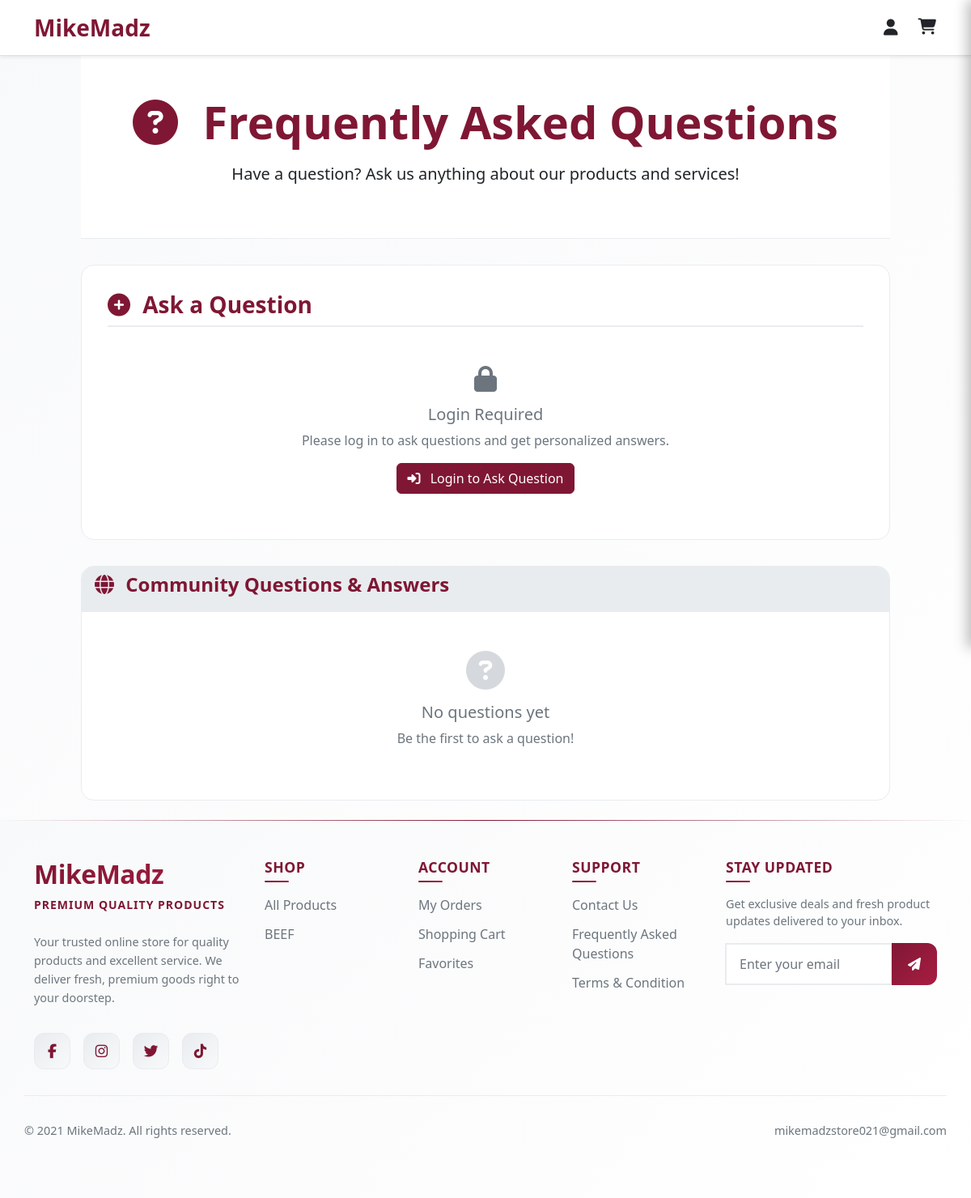
Before: /faq.php with the older database file.
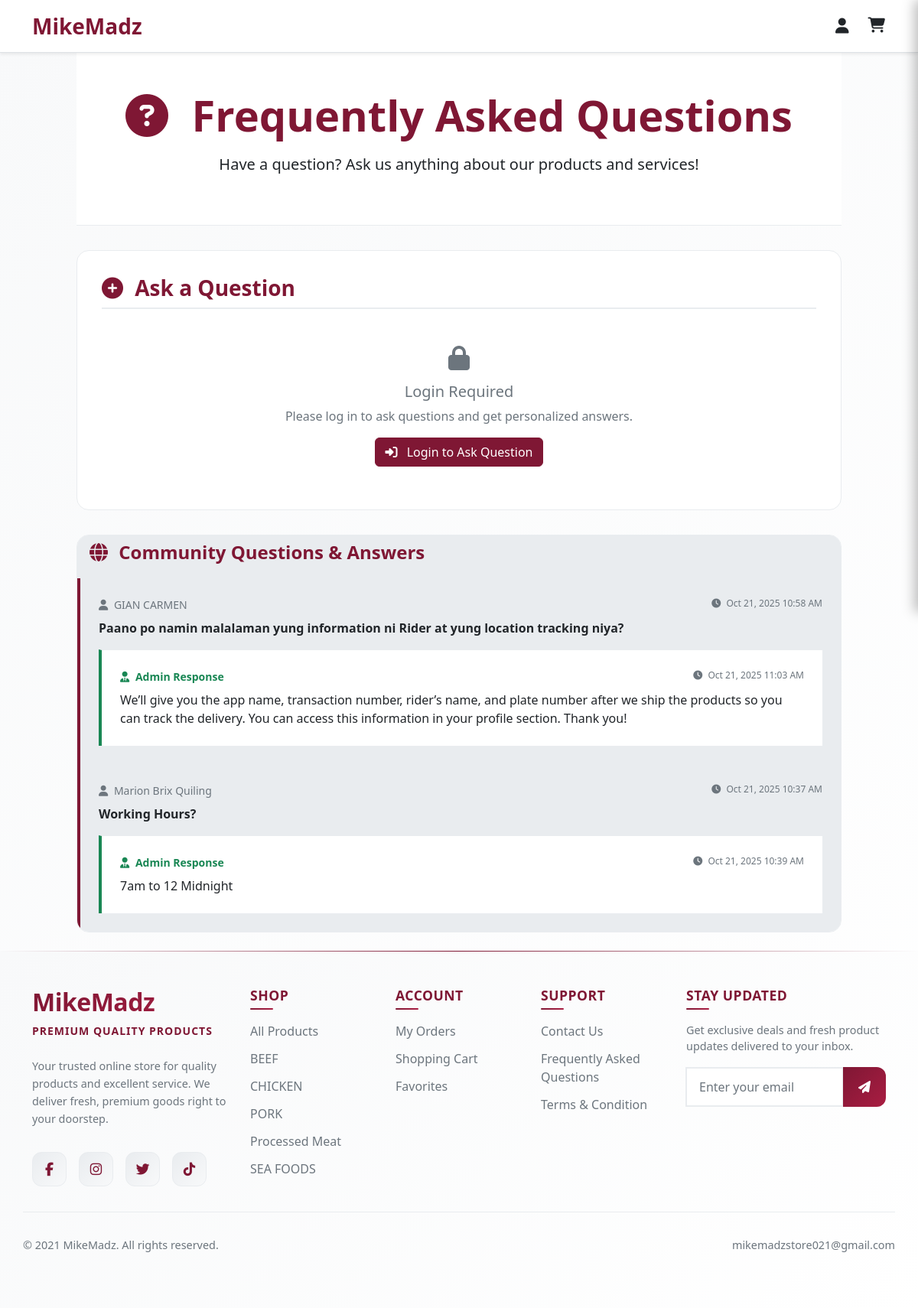
After: the same page with the newer database file.
### tables this page shows
CREATE TABLE `categories` (
  `category_id` int(11) NOT NULL,
  `category_name` varchar(100) NOT NULL,
  `is_archive` tinyint(1) DEFAULT 0
);

CREATE TABLE `faq_questions` (
  `faq_id` int(11) NOT NULL,
  `user_id` int(11) NOT NULL,
  `question` text NOT NULL,
  `answer` text DEFAULT NULL,
  `answered_by` int(11) DEFAULT NULL,
  `status` enum('pending','answered','archived') DEFAULT 'pending',
  `created_at` timestamp NOT NULL DEFAULT current_timestamp(),
  `answered_at` timestamp NULL DEFAULT NULL,
  `updated_at` timestamp NOT NULL DEFAULT current_timestamp() ON UPDATE current_timestamp()
);

CREATE TABLE `user_info` (
  `user_info_id` int(11) NOT NULL,
  `user_id` int(11) NOT NULL,
  `first_name` varchar(100) DEFAULT NULL,
  `last_name` varchar(100) DEFAULT NULL,
  `email` varchar(100) NOT NULL,
  `phone` varchar(20) DEFAULT NULL,
  `profile_picture` varchar(255) DEFAULT NULL,
  `date_created` timestamp NOT NULL DEFAULT current_timestamp(),
  `date_updated` timestamp NOT NULL DEFAULT current_timestamp() ON UPDATE current_timestamp()
);

### faq.php (the view, shortened to what the rows shown need)
<?php
require_once 'includes/db.php';
try {
    $stmt = $pdo->prepare("
        SELECT
            fq.*,
            u.username,
            ua.username as answered_by_username,
            ui.first_name,
            ui.last_name
        FROM faq_questions fq
        LEFT JOIN users u ON fq.user_id = u.user_id
        LEFT JOIN users ua ON fq.answered_by = ua.user_id
        LEFT JOIN user_info ui ON fq.user_id = ui.user_id
        WHERE fq.status IN ('answered', 'pending')
        ORDER BY fq.created_at DESC
    ");
    $stmt->execute();
    $faqs = $stmt->fetchAll(PDO::FETCH_ASSOC);
} catch (Exception $e) {
    $faqs = [];
    $error = 'Failed to load FAQ data.';
}
?>
<!DOCTYPE html>
<html lang="en">
<head>
    <?php include 'includes/user_head.php'; ?>
</head>
<body>
    <?php include 'includes/user_navbar.php'; ?>
    <div class="container-fluid">
        <div class="faq-container">
            <div class="faq-header">
                <div class="container">
                    <h1 class="display-4 fw-bold mb-3">
                        <i class="fas fa-question-circle me-3"></i>
                        Frequently Asked Questions
                    </h1>
                </div>
            </div>
            <div class="card faq-card">
                <div class="card-body p-0">
                    <?php if (!empty($faqs)): ?>
                        <?php foreach ($faqs as $faq): ?>
                            <div class="faq-question">
                                <div class="d-flex justify-content-between align-items-start mb-2">
                                    <div class="user-info">
                                        <i class="fas fa-user me-1"></i>
                                        <?php
                                        $display_name = $faq['first_name'] && $faq['last_name']
                                            ? $faq['first_name'] . ' ' . $faq['last_name']
                                            : $faq['username'];
                                        echo htmlspecialchars($display_name);
                                        ?>
                                    </div>
                                    <small class="timestamp">
                                        <i class="fas fa-clock me-1"></i>
                                        <?php echo date('M j, Y g:i A', strtotime($faq['created_at'])); ?>
                                    </small>
                                </div>
                                <p class="mb-2 fw-semibold"><?php echo htmlspecialchars($faq['question']); ?></p>
                                <?php if ($faq['answer']): ?>
                                    <div class="faq-answer mt-3">
                                        <div class="d-flex justify-content-between align-items-start mb-2">
                                            <small class="text-success fw-semibold">
                                                <i class="fas fa-user-tie me-1"></i>
                                                Admin Response
                                            </small>
                                            <small class="timestamp">
                                                <i class="fas fa-clock me-1"></i>
                                                <?php echo date('M j, Y g:i A', strtotime($faq['answered_at'])); ?>
                                            </small>
                                        </div>
                                        <p class="mb-0"><?php echo nl2br(htmlspecialchars($faq['answer'])); ?></p>
                                    </div>
                                <?php endif; ?>
                            </div>
                        <?php endforeach; ?>
                    <?php endif; ?>
                </div>
            </div>
        </div>
    </div>
    <?php include 'includes/user_footer.php'; ?>
</body>
</html>

### includes/user_footer.php (shortened to what the rows shown need)
<?php
include_once __DIR__ . '/db.php';
$footer_categories = [];
try {
    $stmt = $pdo->query("
        SELECT
            c.category_id,
            c.category_name,
            COUNT(p.product_id) as product_count
        FROM categories c
        LEFT JOIN products p ON c.category_id = p.category_id AND p.is_archive = 0
        GROUP BY c.category_id, c.category_name
        HAVING product_count > 0
        ORDER BY product_count DESC, c.category_name
        LIMIT 6
    ");
    $footer_categories = $stmt->fetchAll(PDO::FETCH_ASSOC);
} catch (PDOException $e) {
    $footer_categories = [];
}
?>
<footer class="footer">
    <div class="container">
        <div class="row g-4 py-5">
            <div class="col-lg-3 col-md-6">
                <div class="footer-brand mb-4">
                    <h2 class="brand-name">MikeMadz</h2>
                </div>
            </div>
            <div class="col-lg-2 col-md-6">
                <ul class="footer-links">
                    <?php if (!empty($footer_categories)): ?>
                        <?php foreach ($footer_categories as $category): ?>
                            <li><a href="product.php?category=<?= urlencode(strtolower($category['category_name'])) ?>">
                                <?= htmlspecialchars(ucfirst($category['category_name'])) ?>
                            </a></li>
                        <?php endforeach; ?>
                    <?php endif; ?>
                </ul>
            </div>
    </div>
</footer>

Changed rows visible on the page:
added faq_questions: user_info.first_name+last_name "GIAN CARMEN", created_at "Oct 21, 2025 10:58 AM", question "Paano po namin malalaman yung information ni Rider at yung location tracking niya?", answered_at "Oct 21, 2025 11:03 AM", answer "We’ll give you the app name, transaction number, rider’s name, and plate number after we ship the products so you can track the delivery. You can access this information in your profile section. Thank you!"
added faq_questions: user_info.first_name+last_name "Marion Brix Quiling", created_at "Oct 21, 2025 10:37 AM", question "Working Hours?", answered_at "Oct 21, 2025 10:39 AM", answer "7am to 12 Midnight"
now on this page (row unchanged): categories: category_name "CHICKEN"
now on this page (row unchanged): categories: category_name "PORK"
now on this page (row unchanged): categories: category_name "Processed Meat"
now on this page (row unchanged): categories: category_name "SEA FOODS"
Other visible differences:
text no longer shown: "No questions yet Be the first to ask a question!"
